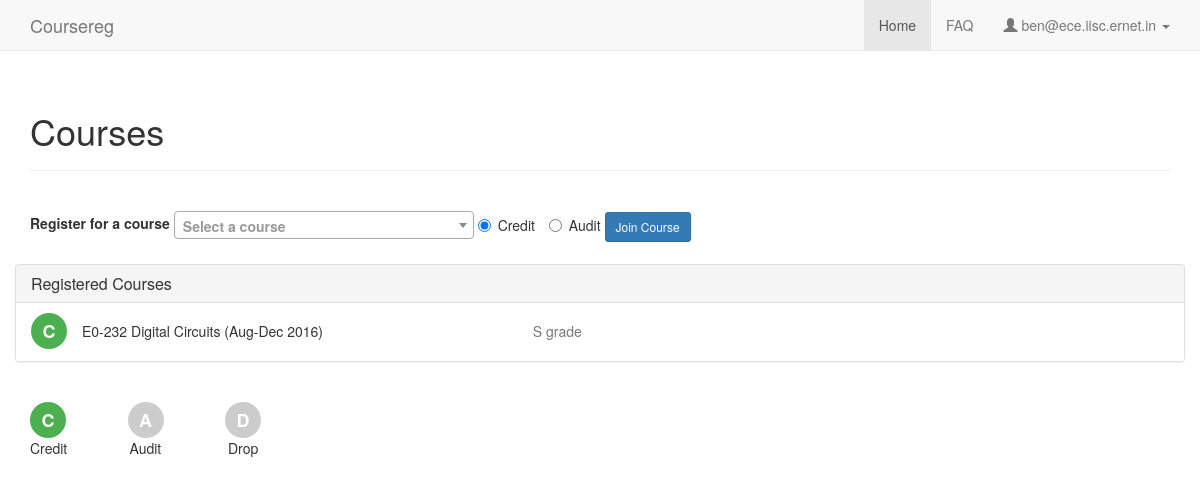
/ (signed in), run on an earlier commit of the app's database.
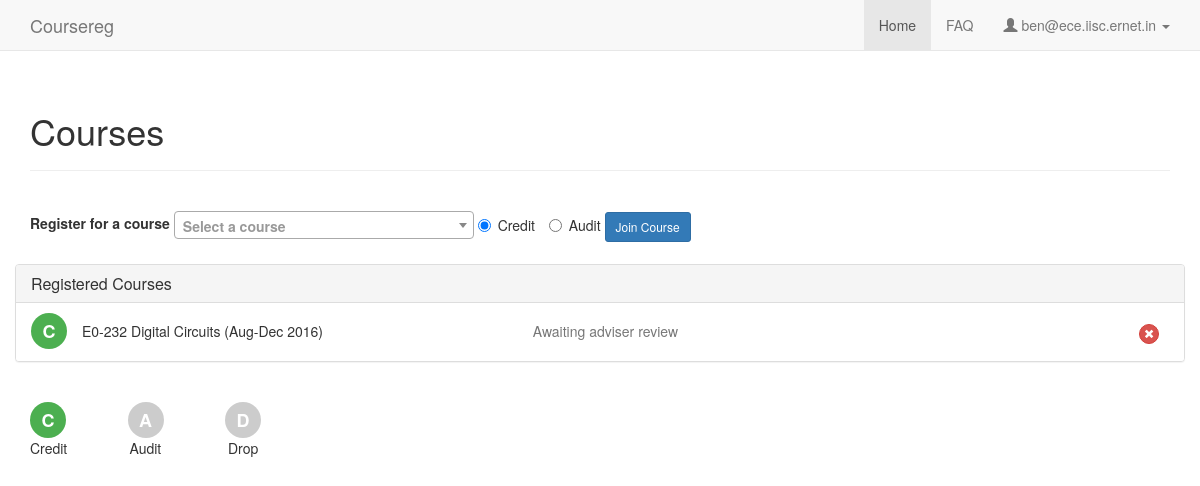
And on a later commit of the database.
### coursereg/models.py (models this page shows)
class Course(models.Model):
    TERM_AUG = 0
    TERM_JAN = 1
    TERM_SUMMER = 2
    TERM_OTHER = 3
    TERM_CHOICES = (
        (TERM_AUG, "Aug-Dec"),
        (TERM_JAN, "Jan-Apr"),
        (TERM_SUMMER, "Summer"),
        (TERM_OTHER, "Other"),
    )
    num = models.CharField(max_length=100)
    title = models.CharField(max_length=200)
    term = models.IntegerField(default=TERM_AUG, choices=TERM_CHOICES)
    last_reg_date = models.DateField(verbose_name="Last Registration Date", default=timezone.now)
    last_drop_date = models.DateField(verbose_name="Last Drop Date", default=timezone.now)
    credits = models.IntegerField(default=3)
    department = models.ForeignKey(Department, on_delete=models.CASCADE)
    def __unicode__(self):
        return self.num + ' ' + self.title + ' (%s %s)' % (self.TERM_CHOICES[self.term][1], self.last_reg_date.year)

### coursereg/views/common.py (the view)
# urls.py: url(r'^$', views.common.index, name='index'),
@login_required
def index(request):
    if request.user.is_superuser:
        return redirect('admin:index')
    elif request.user.user_type == models.User.USER_TYPE_STUDENT:
        return student.index(request)
    elif request.user.user_type == models.User.USER_TYPE_FACULTY:
        return redirect('coursereg:adviser')
    elif request.user.user_type == models.User.USER_TYPE_DCC:
        return dcc.index(request)
    else:
        messages.error(request, "User type not recognized.")
        return redirect('coursereg:fatal')

### coursereg/views/student.py (called while the page is built)
def get_desc(participant):
    if participant.state  == models.Participant.STATE_DROP:
        return 'Dropped this course'
    if not participant.is_adviser_approved:
        return 'Awaiting adviser review'
    if not participant.is_instructor_approved:
        return 'Adviser has approved. Awaiting instructor review'
    if participant.grade == models.Participant.GRADE_NA:
        return 'Registered'
    else:
        return models.Participant.GRADE_CHOICES[participant.grade][1] + ' grade'
    return 'Unknown state'

### coursereg/templates/coursereg/student.html (shortened to what this page needs)
{% extends "coursereg/base.html" %}
{% block head %}
{% load staticfiles %}
<link href="{% static 'coursereg/css/select2.min.css' %}" rel="stylesheet">
{% endblock %}
{% block body %}
{% include "coursereg/nav.html" %}
<div class="container" id="maincontainer">
    <div class="row">
        <div class="col-md-12">
            <div class="page-header">
                <h1>Courses</h1>
            </div>
        </div>
    </div>
    <div class="row top-buffer-1">
        <div class="col-md-12">
            <form class="form-inline" method="post" action="{% url 'coursereg:participants_create' %}">
                <div class="form-group">
                    <label for="id_label_single">
                        Register for a course
                    </label>
                    <label class="radio-inline">
                        <input type="radio" name="reg_type" value="credit" checked>Credit
                    </label>
                    <label class="radio-inline">
                        <input type="radio" name="reg_type" value="audit">Audit
                    </label>
                </div>
                <button type="submit" class="btn btn-primary btn-sm">Join Course</button>
            </form>
        </div>
    </div>
    <div class="row top-buffer-1">
        <div class="panel panel-default">
            <div class="panel-heading">
                <h3 class="panel-title">Registered Courses</h3>
            </div>
            <ul class="list-group">
                {% for participant_id, is_credit, is_audit, is_drop, course, desc, deleteable in participants %}
                <li class="list-group-item">
                    {% if is_credit %}
                    <div title="Credit" class="credit-bg pull-left">C</div>
                    {% elif is_audit  %}
                    <div title="Audit" class="audit-bg pull-left">A</div>
                    {% elif is_drop %}
                    <div title="Dropped" class="audit-bg pull-left">D</div>
                    {% endif %}
                    <div title="Remove" class="pull-right" style="width:30px; margin-top: 8px;">
                        {% if deleteable %}
                        <form action="{% url 'coursereg:participants_delete' participant_id %}" method="post">
                            <button type="submit" class="btn btn-danger btn-xs btn-circle">
                                <small><span class="glyphicon glyphicon-remove"></span></small>
                            </button>
                        </form>
                        {% endif %}
                    </div>
                    <div class="row courserow">
                        <div class="col-md-5">
                            {{ course }}
                        </div>
                        <div class="col-md-6">
                            <p class="text-muted">
                                {{ desc }}
                            </p>
                        </div>
                    </div>
                </li>
                {% endfor %}
            </ul>
        </div>
    </div>
    <div class="row top-buffer-1">
        <div class="col-md-1 col-xs-2">
            <div title="Credit" class="credit-bg">C</div>
            <div>Credit</div>
        </div>
        <div class="col-md-1 col-xs-2">
            <div title="Credit" class="audit-bg">A</div>
            <div style="margin-left:2px;">Audit</div>
        </div>
        <div class="col-md-1 col-xs-2">
            <div title="Credit" class="audit-bg">D</div>
            <div style="margin-left:3px;">Drop</div>
        </div>
    </div>
</div>
{% endblock %}

What changed in the data, as far as the page shows it:
changed Course: desc "S grade" → "Awaiting adviser review"
